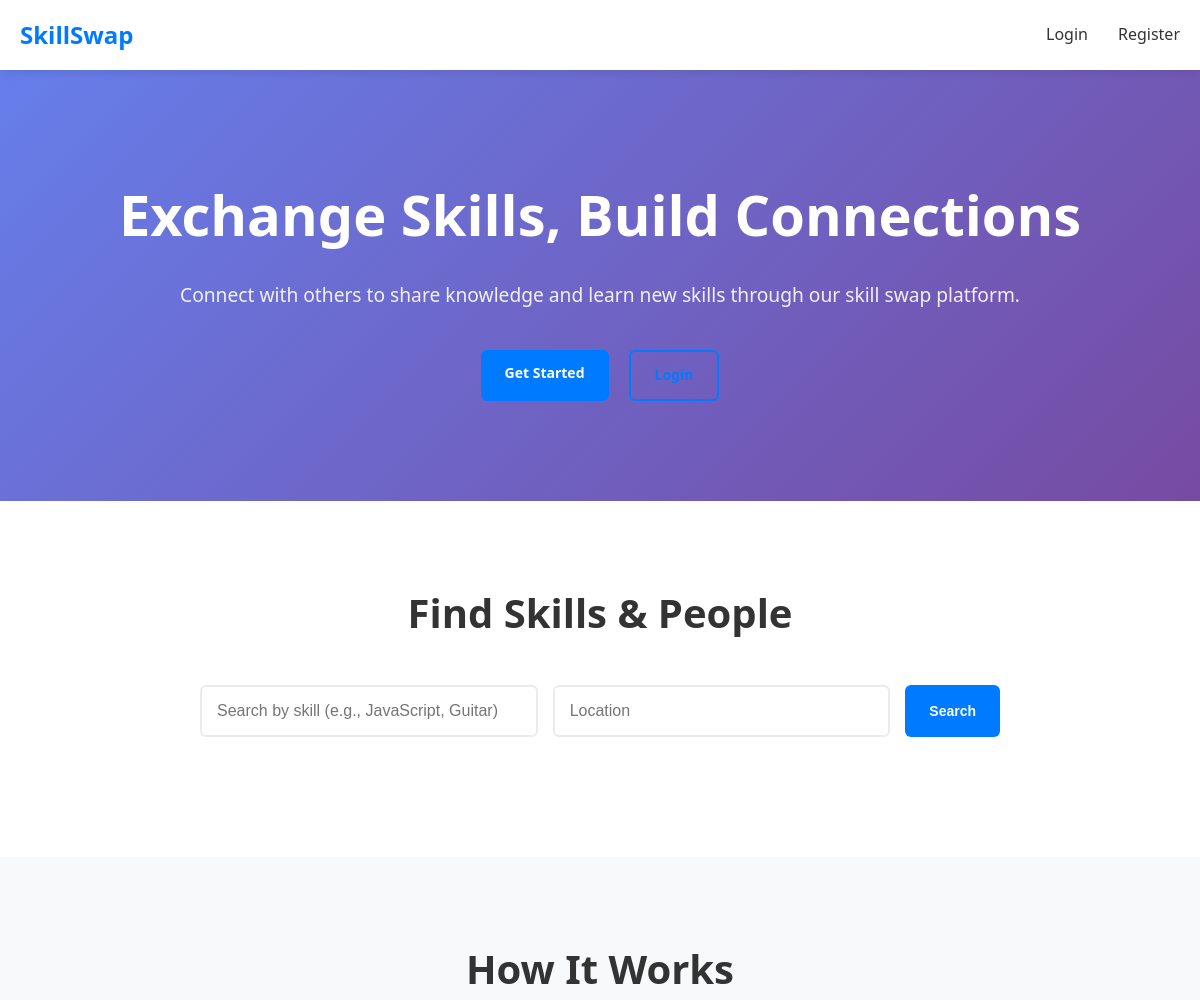
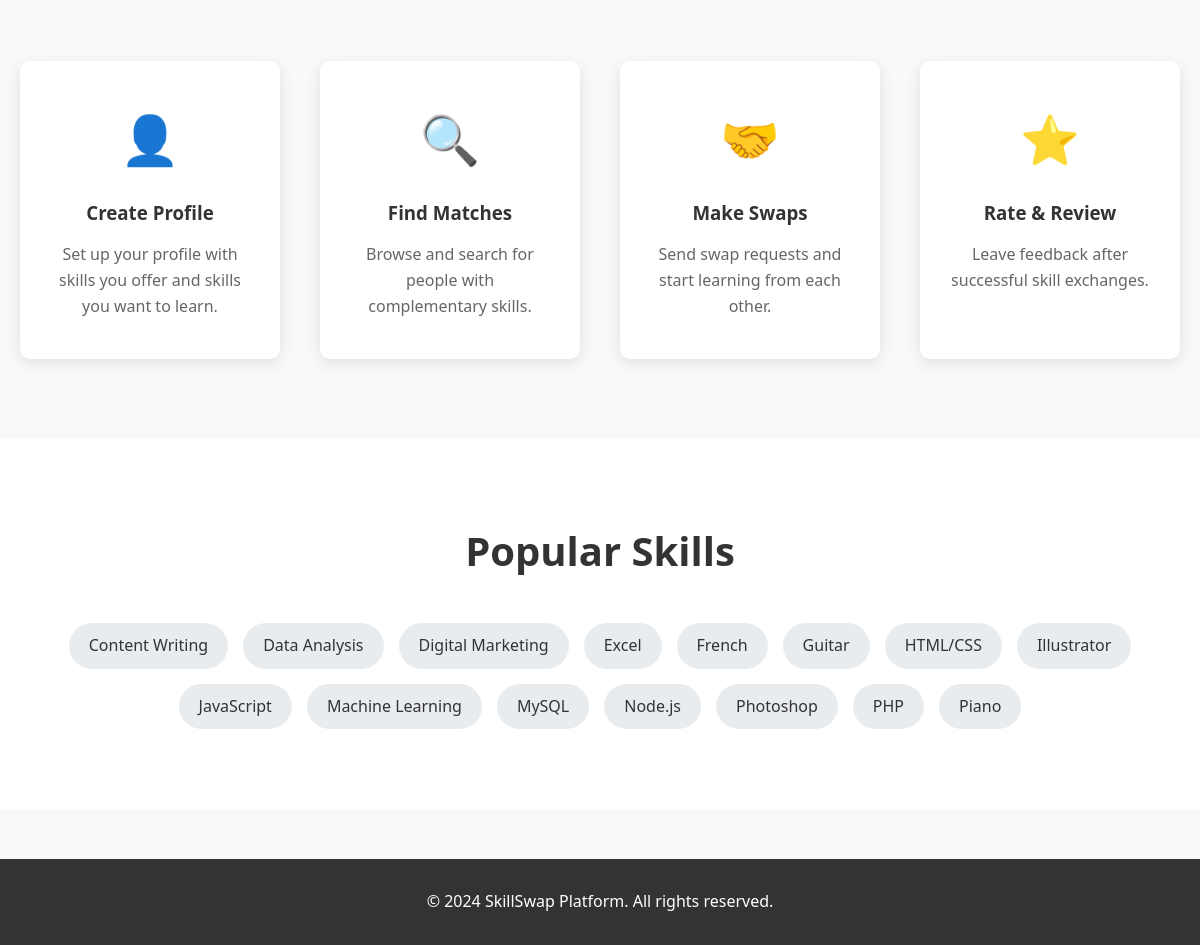
The page / on the database its author committed (2 pictures, top to bottom).
### tables this page shows
CREATE TABLE skills (
    id INT AUTO_INCREMENT PRIMARY KEY,
    name VARCHAR(100) UNIQUE NOT NULL,
    category VARCHAR(50),
    created_at TIMESTAMP DEFAULT CURRENT_TIMESTAMP
);

### config/session.php (called while the page is built, shortened)
<?php
function isLoggedIn() {
    return isset($_SESSION['user_id']);
}
?>

### classes/Skill.php (called while the page is built, shortened)
<?php
class Skill {
    private $conn;
    private $table_name = "skills";
    public function __construct($db) {
        $this->conn = $db;
    }
    public function getAllSkills() {
        $query = "SELECT * FROM " . $this->table_name . " ORDER BY name";
        $stmt = $this->conn->prepare($query);
        $stmt->execute();
        return $stmt->fetchAll(PDO::FETCH_ASSOC);
    }
}
?>

### index.php (the view, shortened to what this page needs)
<?php
require_once 'config/session.php';
require_once 'classes/Skill.php';
$database = new Database();
$db = $database->getConnection();
$skill = new Skill($db);
$search_skill = $_GET['skill'] ?? '';
$search_location = $_GET['location'] ?? '';
$all_skills = $skill->getAllSkills();
?>
<!DOCTYPE html>
<html lang="en">
<head>
    <link rel="stylesheet" href="assets/css/style.css">
</head>
<body>
    <nav class="navbar">
        <div class="nav-container">
            <div class="nav-logo">
                <h2>SkillSwap</h2>
            </div>
            <div class="nav-menu">
                <?php if (isLoggedIn()): ?>
                    <a href="dashboard.php" class="nav-link">Dashboard</a>
                    <a href="browse.php" class="nav-link">Browse</a>
                    <a href="profile.php" class="nav-link">Profile</a>
                    <?php if (isAdmin()): ?>
                        <a href="admin.php" class="nav-link">Admin</a>
                    <?php endif; ?>
                    <a href="logout.php" class="nav-link">Logout</a>
                <?php else: ?>
                    <a href="login.php" class="nav-link">Login</a>
                    <a href="register.php" class="nav-link">Register</a>
                <?php endif; ?>
            </div>
        </div>
    </nav>
    <main class="main-content">
        <section class="hero">
            <div class="hero-content">
                <h1>Exchange Skills, Build Connections</h1>
                <p>Connect with others to share knowledge and learn new skills through our skill swap platform.</p>
                <?php if (!isLoggedIn()): ?>
                    <div class="hero-buttons">
                        <a href="register.php" class="btn btn-primary">Get Started</a>
                        <a href="login.php" class="btn btn-secondary">Login</a>
                    </div>
                <?php endif; ?>
            </div>
        </section>
        <section class="search-section">
            <div class="container">
                <h2>Find Skills & People</h2>
                <form class="search-form" method="GET">
                    <div class="search-inputs">
                        <input type="text" name="skill" placeholder="Search by skill (e.g., JavaScript, Guitar)"
                               value="<?php echo htmlspecialchars($search_skill); ?>">
                        <input type="text" name="location" placeholder="Location"
                               value="<?php echo htmlspecialchars($search_location); ?>">
                        <button type="submit" class="btn btn-primary">Search</button>
                    </div>
                </form>
            </div>
        </section>
        <section class="features">
            <div class="container">
                <h2>How It Works</h2>
                <div class="features-grid">
                    <div class="feature-card">
                        <div class="feature-icon">👤</div>
                        <h3>Create Profile</h3>
                        <p>Set up your profile with skills you offer and skills you want to learn.</p>
                    </div>
                    <div class="feature-card">
                        <div class="feature-icon">🔍</div>
                        <h3>Find Matches</h3>
                        <p>Browse and search for people with complementary skills.</p>
                    </div>
                    <div class="feature-card">
                        <div class="feature-icon">🤝</div>
                        <h3>Make Swaps</h3>
                        <p>Send swap requests and start learning from each other.</p>
                    </div>
                    <div class="feature-card">
                        <div class="feature-icon">⭐</div>
                        <h3>Rate & Review</h3>
                        <p>Leave feedback after successful skill exchanges.</p>
                    </div>
                </div>
            </div>
        </section>
        <section class="popular-skills">
            <div class="container">
                <h2>Popular Skills</h2>
                <div class="skills-tags">
                    <?php foreach (array_slice($all_skills, 0, 15) as $skill_item): ?>
                        <span class="skill-tag">
                            <a href="?skill=<?php echo urlencode($skill_item['name']); ?>">
                                <?php echo htmlspecialchars($skill_item['name']); ?>
                            </a>
                        </span>
                    <?php endforeach; ?>
                </div>
            </div>
        </section>
    </main>
    <footer class="footer">
        <div class="container">
            <p>&copy; 2024 SkillSwap Platform. All rights reserved.</p>
        </div>
    </footer>
</body>
</html>

### assets/css/style.css (style rules this page uses)
* { margin: 0; padding: 0; box-sizing: border-box; }
body { font-family: "Segoe UI", Tahoma, Geneva, Verdana, sans-serif; line-height: 1.6; color: #333; background-color: #f8f9fa; }
.container { max-width: 1200px; margin: 0 auto; padding: 0 20px; }
.navbar { background: #fff; box-shadow: 0 2px 10px rgba(0, 0, 0, 0.1); position: sticky; top: 0; z-index: 1000; }
.nav-container { max-width: 1200px; margin: 0 auto; padding: 0 20px; display: flex; justify-content: space-between; align-items: center; height: 70px; }
.nav-logo h2 { color: #007bff; font-weight: 700; }
.nav-menu { display: flex; gap: 30px; }
.nav-link { text-decoration: none; color: #333; font-weight: 500; transition: color 0.3s ease; }
.btn { display: inline-block; padding: 12px 24px; border: none; border-radius: 6px; text-decoration: none; font-weight: 600; text-align: center; cursor: pointer; transition: all 0.3s ease; font-size: 14px; }
.btn-primary { background: #007bff; color: white; }
.btn-secondary { background: transparent; color: #007bff; border: 2px solid #007bff; }
.main-content { min-height: calc(100vh - 140px); }
.hero { background: linear-gradient(135deg, #667eea 0%, #764ba2 100%); color: white; padding: 100px 0; text-align: center; }
.hero-content h1 { font-size: 3.5rem; margin-bottom: 20px; font-weight: 700; }
.hero-content p { font-size: 1.2rem; margin-bottom: 40px; opacity: 0.9; }
.hero-buttons { display: flex; gap: 20px; justify-content: center; }
.search-section { padding: 80px 0; background: white; }
.search-section h2 { text-align: center; margin-bottom: 40px; font-size: 2.5rem; color: #333; }
.search-form { max-width: 800px; margin: 0 auto; }
.search-inputs { display: flex; gap: 15px; margin-bottom: 40px; }
.search-inputs input { flex: 1; padding: 15px; border: 2px solid #e9ecef; border-radius: 6px; font-size: 16px; }
.features { padding: 80px 0; background: #f8f9fa; }
.features h2 { text-align: center; margin-bottom: 60px; font-size: 2.5rem; color: #333; }
.features-grid { display: grid; grid-template-columns: repeat(auto-fit, minmax(250px, 1fr)); gap: 40px; }
.feature-card { background: white; padding: 40px 30px; border-radius: 10px; text-align: center; box-shadow: 0 4px 15px rgba(0, 0, 0, 0.1); transition: transform 0.3s ease; }
.feature-icon { font-size: 3rem; margin-bottom: 20px; }
.feature-card h3 { margin-bottom: 15px; color: #333; }
.feature-card p { color: #666; line-height: 1.6; }
.popular-skills { padding: 80px 0; background: white; }
.popular-skills h2 { text-align: center; margin-bottom: 40px; font-size: 2.5rem; color: #333; }
.skills-tags { display: flex; flex-wrap: wrap; gap: 15px; justify-content: center; }
.skill-tag { background: #e9ecef; padding: 10px 20px; border-radius: 25px; transition: all 0.3s ease; }
.skill-tag a { text-decoration: none; color: inherit; font-weight: 500; }
.footer { background: #333; color: white; text-align: center; padding: 30px 0; margin-top: 50px; }

### rows shown on the page
skills: name "Content Writing"
skills: name "Data Analysis"
skills: name "Digital Marketing"
skills: name "Excel"
skills: name "French"
skills: name "Guitar"
skills: name "HTML/CSS"
skills: name "Illustrator"
skills: name "JavaScript"
skills: name "Machine Learning"
skills: name "MySQL"
skills: name "Node.js"
skills: name "Photoshop"
skills: name "PHP"
skills: name "Piano"
